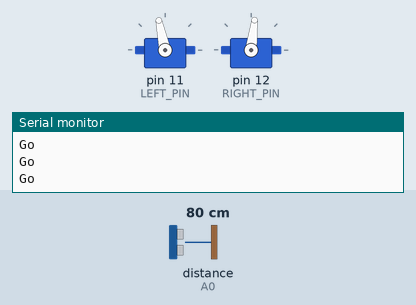
Recording of a sketch running on a simulated Arduino Uno, built with avr-gcc and run on an emulated ATmega328P. Shown: 2 × servo, the last lines printed to the serial monitor. The test bench sets the inputs (shaded band); at power-on: distance to the obstacle (sensor on A0) 80 cm.

Above: at 1.2 s.
1.3 s: distance to the obstacle (sensor on A0) set to 2 cm
At 2.4 s:
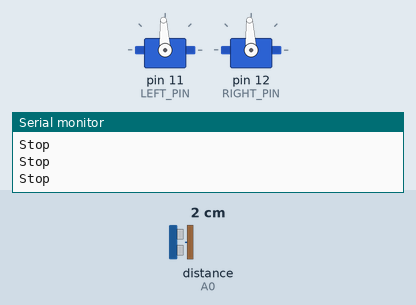
2.8 s: distance to the obstacle (sensor on A0) set to 18 cm
At 3.8 s:
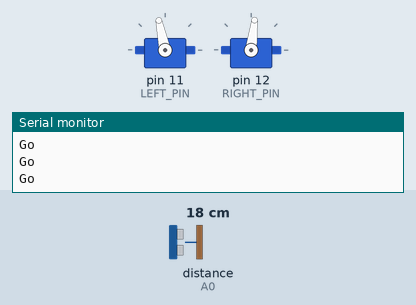
4.3 s: distance to the obstacle (sensor on A0) set to 4 cm
At 4.9 s:
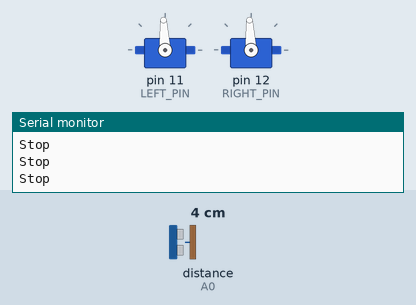
Timing chart, 0 to 7.3 s (numbered marks = the images above; inputs shaded):
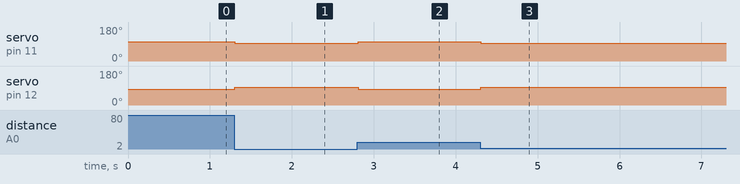

The sketch:

BoeBotAlgorithm.ino
```cpp
// Local
#include "Vehicle.h"

Vehicle v;

Servo leftWheel;
Servo rightWheel;

DistanceSensor ds(A0);
DrivingControl dc(leftWheel, rightWheel, ACCELERATION_SPEED, DECELERATION_SPEED);

void setup()
{
  Serial.begin(9600);
  Serial.println("Serial started!");
  leftWheel.attach(LEFT_PIN);
  rightWheel.attach(RIGHT_PIN);

}

void loop()
{
  uint8_t frontDistance = ds.getDistance();

  if (frontDistance < MAX_DIST) {
    Serial.println("Stop");
    leftWheel.writeMicroseconds(1500);
    rightWheel.writeMicroseconds(1500);
  }
  else {
    Serial.println("Go");
    leftWheel.writeMicroseconds(1600);
    rightWheel.writeMicroseconds(1400);
  }
}
```

Vehicle.cpp
```cpp
// Local
#include "Vehicle.h"

#define DEBUG_MODE

//Libraries
#include <Debug.h>

Vehicle::Vehicle()
{}

Vehicle::~Vehicle()
{
}

void Vehicle::drive(DistanceSensor& ds, DrivingControl& dc)
{

    uint8_t frontDistance = ds.getDistance();
//    dc.changeSpeed(100);
//    debugln(frontDistance);
//    delay(200);


    if (frontDistance < MAX_DIST)
    {
        debugln("Stop");
        dc.changeSpeed(0);
    }
    else if (frontDistance > MAX_DIST)
    {
        debugln("Go");
        dc.changeSpeed(100);
    }
}
```

Vehicle.h
```cpp
#ifndef VEHICLE_H
#define VEHICLE_H

// Libraries
#include <DrivingControl.h>
#include <DistanceSensor.h>
#include <Servo.h>
#include <Arduino.h>

#define ACCELERATION_SPEED 100
#define DECELERATION_SPEED 25
#define LEFT_PIN 11
#define RIGHT_PIN 12

#define MAX_DIST 15

class Vehicle
{
    public:
        Vehicle();
        ~Vehicle();
        void drive(DistanceSensor& ds, DrivingControl& dc);

    private:

};

#endif /* VEHICLE_H */
```

Measured:
- after the input at 1.3 s, servo on pin 11 (LEFT_PIN): 102° → 93° at once; servo on pin 12 (RIGHT_PIN): 83° → 93° at once
- after the input at 2.8 s, servo on pin 11 (LEFT_PIN): 93° → 102° at once; servo on pin 12 (RIGHT_PIN): 93° → 83° at once
- after the input at 4.3 s, servo on pin 11 (LEFT_PIN): 102° → 93° at once; servo on pin 12 (RIGHT_PIN): 83° → 93° at once
